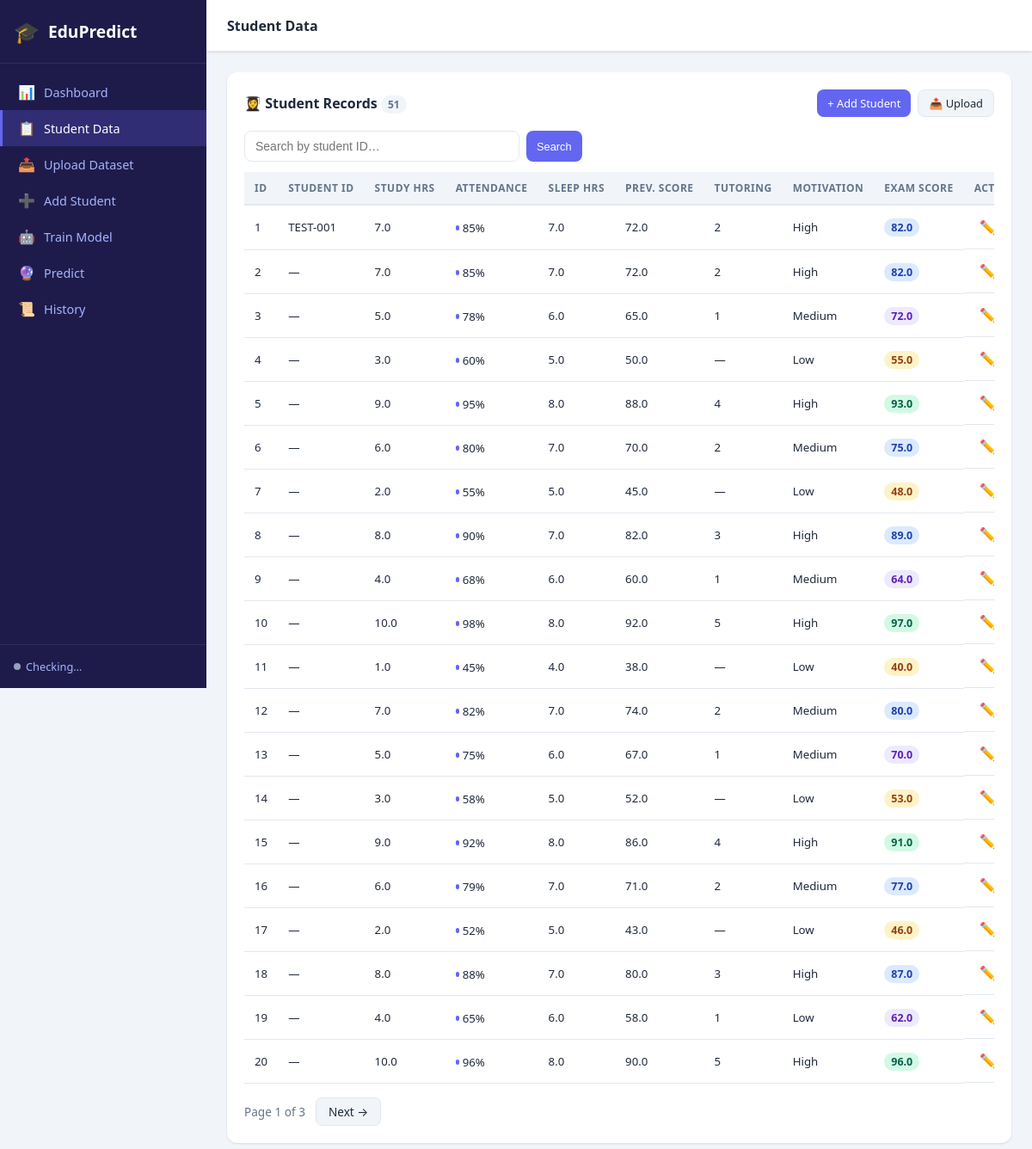
Page /data on the committed database.
### tables this page shows
CREATE TABLE students (
            id                   INTEGER PRIMARY KEY AUTOINCREMENT,
            student_identifier   TEXT,
            hours_studied        REAL,
            attendance           REAL,
            sleep_hours          REAL,
            previous_score       REAL,
            tutoring_sessions    INTEGER,
            physical_activity    INTEGER,
            study_motivation     TEXT,
            internet_usage       TEXT,
            extracurricular      TEXT,
            resources_access     TEXT,
            parental_support     TEXT,
            target_exam_score    REAL,
            created_at           TEXT DEFAULT (datetime('now')),
            updated_at           TEXT DEFAULT (datetime('now'))
        );

### app.py (the view)
@app.route("/data")
def data():
    page    = int(request.args.get("page", 1))
    search  = request.args.get("search", "").strip()
    sort_by = request.args.get("sort", "id")
    sort_dir = request.args.get("dir", "asc")
    per_page = 20
    rows, total = db.get_all_students(
        page=page, per_page=per_page,
        search=search, sort_by=sort_by, sort_dir=sort_dir,
    )
    total_pages = max(1, math.ceil(total / per_page))
    return render_template(
        "data.html",
        students=rows,
        total=total,
        page=page,
        per_page=per_page,
        total_pages=total_pages,
        search=search,
        sort_by=sort_by,
        sort_dir=sort_dir,
    )

### app.py (called while the page is built)
@app.template_filter("get_level")
def get_level_filter(score):
    if score is None:
        return "Unknown"
    level, _ = get_performance_level(float(score))
    return level.replace(" ", "")

### config.py (called while the page is built)
def get_performance_level(score):
    for lo, hi, label, color in PERFORMANCE_LEVELS:
        if lo <= score <= hi:
            return label, color
    return "Unknown", "#6b7280"

### database.py (called while the page is built)
def get_connection():
    conn = sqlite3.connect(DATABASE_PATH)
    conn.row_factory = sqlite3.Row
    conn.execute("PRAGMA journal_mode=WAL")
    conn.execute("PRAGMA foreign_keys=ON")
    return conn

### templates/data.html (shortened to what this page needs)
{% extends "base.html" %}
{% block page_title %}Student Data{% endblock %}
{% block content %}
<div class="card">
  <div class="card-header">
    <h2 class="card-title">👩‍🎓 Student Records <span class="badge">{{ total }}</span></h2>
    <div class="header-actions">
      <a href="{{ url_for('add_data') }}"  class="btn btn-primary btn-sm">+ Add Student</a>
      <a href="{{ url_for('upload') }}"    class="btn btn-secondary btn-sm">📤 Upload</a>
    </div>
  </div>
  <form method="GET" class="search-bar">
    <input type="text" name="search" value="{{ search }}" placeholder="Search by student ID…" class="form-input" />
    <button type="submit" class="btn btn-primary btn-sm">Search</button>
  </form>
  {% if students %}
  <div class="table-wrap">
    <table class="data-table">
      <thead>
        <tr>
          <th><a href="?sort=id&dir={{ 'desc' if sort_by=='id' and sort_dir=='asc' else 'asc' }}&search={{ search }}">ID</a></th>
          <th>Student ID</th>
          <th><a href="?sort=hours_studied&dir={{ 'desc' if sort_by=='hours_studied' and sort_dir=='asc' else 'asc' }}&search={{ search }}">Study Hrs</a></th>
          <th><a href="?sort=attendance&dir={{ 'desc' if sort_by=='attendance' and sort_dir=='asc' else 'asc' }}&search={{ search }}">Attendance</a></th>
          <th>Sleep Hrs</th>
          <th>Prev. Score</th>
          <th>Tutoring</th>
          <th>Motivation</th>
          <th><a href="?sort=target_exam_score&dir={{ 'desc' if sort_by=='target_exam_score' and sort_dir=='asc' else 'asc' }}&search={{ search }}">Exam Score</a></th>
          <th>Actions</th>
        </tr>
      </thead>
      <tbody>
        {% for s in students %}
        <tr>
          <td>{{ s.id }}</td>
          <td>{{ s.student_identifier or "—" }}</td>
          <td>{{ s.hours_studied or "—" }}</td>
          <td>
            {% if s.attendance is not none %}
              <span class="progress-inline">
                <span class="progress-bar-sm" style="width:{{ s.attendance }}%"></span>
                {{ "%.0f"|format(s.attendance) }}%
              </span>
            {% else %}—{% endif %}
          </td>
          <td>{{ s.sleep_hours or "—" }}</td>
          <td>{{ s.previous_score or "—" }}</td>
          <td>{{ s.tutoring_sessions or "—" }}</td>
          <td>{{ s.study_motivation or "—" }}</td>
          <td>
            {% if s.target_exam_score is not none %}
              <span class="score-pill score-{{ get_level(s.target_exam_score) }}">
                {{ "%.1f"|format(s.target_exam_score) }}
              </span>
            {% else %}—{% endif %}
          </td>
          <td class="actions">
            <a href="{{ url_for('edit_data', sid=s.id) }}" class="btn-icon" title="Edit">✏️</a>
          </td>
        </tr>
        {% endfor %}
      </tbody>
    </table>
  </div>
  <div class="pagination">
    <span class="page-info">Page {{ page }} of {{ total_pages }}</span>
    {% if page < total_pages %}
      <a href="?page={{ page+1 }}&search={{ search }}&sort={{ sort_by }}&dir={{ sort_dir }}" class="page-btn">Next →</a>
    {% endif %}
  </div>
  {% endif %}
</div>
{% endblock %}

### templates/base.html (shortened to what this page needs)
<!DOCTYPE html>
<html lang="en">
<head>
  <link rel="stylesheet" href="{{ url_for('static', filename='css/style.css') }}" />
</head>
<body>
<aside class="sidebar" id="sidebar">
  <div class="sidebar-brand">
    <span class="brand-icon">🎓</span>
    <span class="brand-text">EduPredict</span>
  </div>
  <nav class="sidebar-nav">
    <a href="{{ url_for('dashboard') }}"  class="nav-item {% if request.endpoint=='dashboard' %}active{% endif %}">
      <span class="nav-icon">📊</span><span>Dashboard</span>
    </a>
    <a href="{{ url_for('data') }}"       class="nav-item {% if 'data' in request.endpoint %}active{% endif %}">
      <span class="nav-icon">📋</span><span>Student Data</span>
    </a>
    <a href="{{ url_for('upload') }}"     class="nav-item {% if request.endpoint=='upload' %}active{% endif %}">
      <span class="nav-icon">📤</span><span>Upload Dataset</span>
    </a>
    <a href="{{ url_for('add_data') }}"   class="nav-item {% if request.endpoint=='add_data' %}active{% endif %}">
      <span class="nav-icon">➕</span><span>Add Student</span>
    </a>
    <a href="{{ url_for('train') }}"      class="nav-item {% if request.endpoint=='train' %}active{% endif %}">
      <span class="nav-icon">🤖</span><span>Train Model</span>
    </a>
    <a href="{{ url_for('predict') }}"    class="nav-item {% if request.endpoint=='predict' %}active{% endif %}">
      <span class="nav-icon">🔮</span><span>Predict</span>
    </a>
    <a href="{{ url_for('predictions') }}" class="nav-item {% if request.endpoint=='predictions' %}active{% endif %}">
      <span class="nav-icon">📜</span><span>History</span>
    </a>
  </nav>
  <div class="sidebar-footer">
    <div class="model-status-pill" id="modelStatusPill">
      <span class="status-dot" id="statusDot"></span>
      <span id="statusLabel">Checking…</span>
    </div>
  </div>
</aside>
<header class="topbar">
  <span class="topbar-title">{% block page_title %}Student Performance Predictor{% endblock %}</span>
</header>
<main class="main-content" id="mainContent">
  {% block content %}{% endblock %}
</main>
</body>
</html>

### rows in the picture
students: id "1", student_identifier "TEST-001", hours_studied "7.0", attendance "85", sleep_hours "7.0", previous_score "72.0", tutoring_sessions "2", study_motivation "High", target_exam_score "82.0"
students: id "2", student_identifier "—", hours_studied "7.0", attendance "85", sleep_hours "7.0", previous_score "72.0", tutoring_sessions "2", study_motivation "High", target_exam_score "82.0"
students: id "3", student_identifier "—", hours_studied "5.0", attendance "78", sleep_hours "6.0", previous_score "65.0", tutoring_sessions "1", study_motivation "Medium", target_exam_score "72.0"
students: id "4", student_identifier "—", hours_studied "3.0", attendance "60", sleep_hours "5.0", previous_score "50.0", tutoring_sessions "—", study_motivation "Low", target_exam_score "55.0"
students: id "5", student_identifier "—", hours_studied "9.0", attendance "95", sleep_hours "8.0", previous_score "88.0", tutoring_sessions "4", study_motivation "High", target_exam_score "93.0"
students: id "6", student_identifier "—", hours_studied "6.0", attendance "80", sleep_hours "7.0", previous_score "70.0", tutoring_sessions "2", study_motivation "Medium", target_exam_score "75.0"
students: id "7", student_identifier "—", hours_studied "2.0", attendance "55", sleep_hours "5.0", previous_score "45.0", tutoring_sessions "—", study_motivation "Low", target_exam_score "48.0"
students: id "8", student_identifier "—", hours_studied "8.0", attendance "90", sleep_hours "7.0", previous_score "82.0", tutoring_sessions "3", study_motivation "High", target_exam_score "89.0"
students: id "9", student_identifier "—", hours_studied "4.0", attendance "68", sleep_hours "6.0", previous_score "60.0", tutoring_sessions "1", study_motivation "Medium", target_exam_score "64.0"
students: id "10", student_identifier "—", hours_studied "10.0", attendance "98", sleep_hours "8.0", previous_score "92.0", tutoring_sessions "5", study_motivation "High", target_exam_score "97.0"
students: id "11", student_identifier "—", hours_studied "1.0", attendance "45", sleep_hours "4.0", previous_score "38.0", tutoring_sessions "—", study_motivation "Low", target_exam_score "40.0"
students: id "12", student_identifier "—", hours_studied "7.0", attendance "82", sleep_hours "7.0", previous_score "74.0", tutoring_sessions "2", study_motivation "Medium", target_exam_score "80.0"
students: id "13", student_identifier "—", hours_studied "5.0", attendance "75", sleep_hours "6.0", previous_score "67.0", tutoring_sessions "1", study_motivation "Medium", target_exam_score "70.0"
students: id "14", student_identifier "—", hours_studied "3.0", attendance "58", sleep_hours "5.0", previous_score "52.0", tutoring_sessions "—", study_motivation "Low", target_exam_score "53.0"
students: id "15", student_identifier "—", hours_studied "9.0", attendance "92", sleep_hours "8.0", previous_score "86.0", tutoring_sessions "4", study_motivation "High", target_exam_score "91.0"
students: id "16", student_identifier "—", hours_studied "6.0", attendance "79", sleep_hours "7.0", previous_score "71.0", tutoring_sessions "2", study_motivation "Medium", target_exam_score "77.0"
students: id "17", student_identifier "—", hours_studied "2.0", attendance "52", sleep_hours "5.0", previous_score "43.0", tutoring_sessions "—", study_motivation "Low", target_exam_score "46.0"
students: id "18", student_identifier "—", hours_studied "8.0", attendance "88", sleep_hours "7.0", previous_score "80.0", tutoring_sessions "3", study_motivation "High", target_exam_score "87.0"
students: id "19", student_identifier "—", hours_studied "4.0", attendance "65", sleep_hours "6.0", previous_score "58.0", tutoring_sessions "1", study_motivation "Low", target_exam_score "62.0"
students: id "20", student_identifier "—", hours_studied "10.0", attendance "96", sleep_hours "8.0", previous_score "90.0", tutoring_sessions "5", study_motivation "High", target_exam_score "96.0"

### other values in the picture
{{ total }} "51"
{{ page }} "1"
{{ total_pages }} "3"
